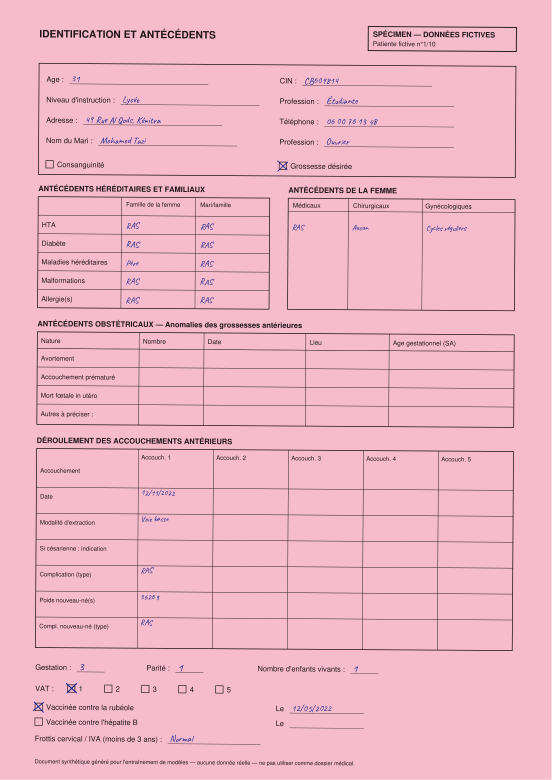
#> input picture data/samples/dossiers_specimen_10_patientes-02.png, 1654 x 2339 px (shown at 1/3 size)
$ python -i geometry.py   (imports and definitions only)   (older library calls are emulated)
#> lines starting #> are read from the running program, lines starting #| are printed output that depends on the picture; after the words box and inside, x2 and y2 are one past the last pixel; in counts of white or black regions, pixels touching at a corner belong together
"""
Géométrie : qualité d'image, type de page, recalage sur le gabarit, recadrage.

Toutes les coordonnées de gabarit sont en pixels dans le repère 1654 × 2339
(celui des PNG fournis). Une photo est d'abord ramenée dans ce repère par une
homographie (contour de la page) puis affinée par les lignes du formulaire.
"""
from __future__ import annotations

import difflib
import re
from dataclasses import dataclass, field

import cv2
import numpy as np

from .schema import PAGE_TYPES, load_templates

TPL_W, TPL_H = 1654, 2339


# --------------------------------------------------------------------------- #
# Qualité d'image (contrôle avant acceptation de la capture, bonus du défi)
# --------------------------------------------------------------------------- #
@dataclass
class Quality:
    ok: bool
    blur: float          # variance du laplacien (plus haut = plus net)
    brightness: float    # 0..255
    width: int
    height: int
    reasons: list[str] = field(default_factory=list)


# [17 lines left out: function assess_quality, not called in this run]


# --------------------------------------------------------------------------- #
# Recalage
# --------------------------------------------------------------------------- #
@dataclass
class Registration:
    image: np.ndarray            # image recalée 1654 × 2339 (BGR)
    H: np.ndarray                # homographie original -> gabarit
    method: str
    score: float                 # 0..1 (accord des lignes avec le gabarit)
    template: str = ""           # nom du gabarit retenu (type de page, ou variant du vrai carnet)
    tpl: dict | None = None      # le gabarit lui-même (lines, fields, checkboxes)

    # [7 lines left out: function to_original, not called in this run]


def _page_mask(img: np.ndarray) -> np.ndarray:
    """Masque de la page (claire) sur fond sombre.

    Seuil = entre le niveau du fond (bande de bordure de l'image) et celui de la
    page (zone centrale), ce qui tient même quand la page est très sombre ; Otsu
    en secours quand la bordure n'est pas du fond.
    """
    hsv = cv2.cvtColor(img, cv2.COLOR_BGR2HSV)
    v = cv2.GaussianBlur(hsv[..., 2], (0, 0), 3)
    h, w = v.shape
    b = max(4, int(0.03 * min(h, w)))
    border = np.concatenate([v[:b].ravel(), v[-b:].ravel(), v[:, :b].ravel(), v[:, -b:].ravel()])
    center = v[int(0.3 * h): int(0.7 * h), int(0.3 * w): int(0.7 * w)]
    bg_med, pg_med = float(np.median(border)), float(np.median(center))
    if pg_med > bg_med + 30:
        t = bg_med + 0.45 * (pg_med - bg_med)
        _, m = cv2.threshold(v, t, 255, cv2.THRESH_BINARY)
    else:
        _, m = cv2.threshold(v, 0, 255, cv2.THRESH_BINARY + cv2.THRESH_OTSU)
    k = max(9, int(min(h, w) * 0.02)) | 1
    m = cv2.morphologyEx(m, cv2.MORPH_CLOSE, np.ones((k, k), np.uint8))
    m = cv2.morphologyEx(m, cv2.MORPH_OPEN, np.ones((k, k), np.uint8))
    return m


def _page_quad(img: np.ndarray):
    """Quadrilatère de la page : 4 coins extrêmes de la plus grande composante claire."""
    mask = _page_mask(img)
    cnts, _ = cv2.findContours(mask, cv2.RETR_EXTERNAL, cv2.CHAIN_APPROX_SIMPLE)
    if not cnts:
        return None
    c = max(cnts, key=cv2.contourArea)
    area = cv2.contourArea(c)
    if area < 0.2 * img.shape[0] * img.shape[1]:
        return None
    hull = cv2.convexHull(c).reshape(-1, 2).astype(np.float32)
    s = hull.sum(1)
    d = hull[:, 0] - hull[:, 1]
    tl, br = hull[np.argmin(s)], hull[np.argmax(s)]
    tr, bl = hull[np.argmax(d)], hull[np.argmin(d)]
    quad = np.float32([tl, tr, br, bl])
    # cohérence : un vrai quadrilatère de page a des côtés opposés de longueurs voisines
    w1, w2 = np.linalg.norm(tr - tl), np.linalg.norm(br - bl)
    h1, h2 = np.linalg.norm(bl - tl), np.linalg.norm(br - tr)
    if min(w1, w2) / max(w1, w2) < 0.6 or min(h1, h2) / max(h1, h2) < 0.6:
        return None
    return quad, area / (img.shape[0] * img.shape[1])


# [37 lines left out: functions _line_profile, _best_affine_1d, not called in this run]


def warp_to_page(img: np.ndarray, level: bool = False) -> tuple[np.ndarray, np.ndarray, str]:
    """Étape 1, indépendante du type de page : ramène la page dans le cadre 1654 × 2339.

    `level=True` met en plus la page d'aplomb sur ses traits longs (vrai carnet : le
    contour de la page est souvent approximatif, reliure ou page courbée). Dans le
    pipeline, cette rotation est plutôt proposée par `register`, qui ne la garde que si
    l'accord avec le gabarit s'améliore.
    """
    h, w = img.shape[:2]
    quad = _page_quad(img)
    full_frame = abs(w / h - TPL_W / TPL_H) < 0.03
    if quad is not None and (quad[1] < 0.93 or not full_frame):
        src = quad[0]
        dst = np.float32([[0, 0], [TPL_W, 0], [TPL_W, TPL_H], [0, TPL_H]])
        H = cv2.getPerspectiveTransform(src, dst).astype(np.float64)
        method = "page_quad"
    else:
        H = np.array([[TPL_W / w, 0, 0], [0, TPL_H / h, 0], [0, 0, 1]], dtype=np.float64)
        method = "scale"
    warped = cv2.warpPerspective(img, H, (TPL_W, TPL_H), flags=cv2.INTER_LINEAR, borderValue=(245, 190, 205))
    if level:
        warped2, H2, ang = level_page(img, warped, H)
        if ang:
            warped, H, method = warped2, H2, method + "+level"
    return warped, H, method


# [192 lines left out: functions level_page, skew_angle, _profile_peaks, line_signature_scores, _line_hit_axes, _line_hit and 2 more, not called in this run]


# --------------------------------------------------------------------------- #
# Type de page
# --------------------------------------------------------------------------- #
_TITLE_PATTERNS = {
    "COUVERTURE": ["FICHE", "SURVEILLANCE", "GROSSESSE"],
    "IDENTIFICATION_ANTECEDENTS": ["IDENTIFICATION", "ANTECEDENTS"],
    "GROSSESSE_ACTUELLE": ["GROSSESSE", "ACTUELLE", "DDR"],
    "ACCOUCHEMENT": ["DEROULEMENT", "ACCOUCHEMENT", "LIEU"],
    "PP_PRECOCE_MERE": ["POST-PARTUM", "PRECOCE", "MERE"],
    "PP_PRECOCE_NOUVEAU_NE": ["POST-PARTUM", "PRECOCE", "NOUVEAU-NE"],
    "PP_TARDIF_MERE": ["POST-PARTUM", "TARDIF", "MERE"],
    "PP_TARDIF_NOUVEAU_NE": ["POST-PARTUM", "TARDIF", "NOUVEAU-NE"],
}
# mots qui départagent des pages jumelles : s'ils sont lus, ils doivent l'emporter
_EXCLUSIVE = {("PRECOCE", "TARDIF"), ("MERE", "NOUVEAU-NE"), ("GROSSESSE", "ACCOUCHEMENT")}
_PAIRS = {("PP_PRECOCE_MERE", "PP_TARDIF_MERE"), ("PP_PRECOCE_NOUVEAU_NE", "PP_TARDIF_NOUVEAU_NE")}


# [5 lines left out: function _fold, not called in this run]


def tesseract_config(extra: str = "") -> tuple[str, str]:
    """(lang, config) : modèle français embarqué dans data/tessdata si tesseract ne l'a pas."""
    from .schema import DATA
    local = DATA / "tessdata"
    cfg = extra
    lang = "fra"
    try:
        import pytesseract
        langs = pytesseract.get_languages(config="")
    except Exception:
        langs = []
    if "fra" not in langs:
        if (local / "fra.traineddata").exists():
            cfg = f'--tessdata-dir "{local}" ' + extra
        else:
            lang = "eng"
    return lang, cfg.strip()


def _ocr_title(warped: np.ndarray) -> str:
    try:
        import pytesseract
    except Exception:
        return ""
    top = warped[: int(TPL_H * 0.26)]
    g = cv2.cvtColor(top, cv2.COLOR_BGR2GRAY)
    g = cv2.createCLAHE(clipLimit=2.0, tileGridSize=(8, 8)).apply(g)
    g = cv2.resize(g, None, fx=1.3, fy=1.3, interpolation=cv2.INTER_CUBIC)
    lang, cfg = tesseract_config("--psm 6")
    try:
        return pytesseract.image_to_string(g, lang=lang, config=cfg)
    except Exception:
        try:
            return pytesseract.image_to_string(g, lang="eng", config="--psm 6")
        except Exception:
            return ""


# [24 lines left out: function _title_scores, not called in this run]


def detect_page_type(img: np.ndarray, warped: np.ndarray | None = None, ocr_text: str | None = None) -> tuple[str | None, float]:
    """Type de page = OCR du titre (page redressée) puis signature des lignes du formulaire.

    Retourne (type, score) ; score < 0.6 signifie « à confirmer par la sage-femme »
    (notamment précoce / tardif, dont la mise en page est identique).
    """
    if warped is None:
        warped, _, _ = warp_to_page(img)
    if ocr_text is None:
        ocr_text = _ocr_title(warped)
    ts = _title_scores(ocr_text)
    best_ocr = max(ts, key=ts.get)
    if ts[best_ocr] >= 0.6:
        return best_ocr, round(ts[best_ocr], 2)
    ls = line_signature_scores(warped)
    ranked = sorted(ls.items(), key=lambda kv: -kv[1])
    (p1, s1), (p2, s2) = ranked[0], ranked[1]
    t = _fold(ocr_text)
    if (p1, p2) in _PAIRS or (p2, p1) in _PAIRS:
        # même mise en page : départager par un mot du titre, sinon demander
        if "TARDIF" in t or "40" in t or "50" in t:
            pick = p1 if "TARDIF" in p1 else p2
            return pick, 0.7
        if "PRECOCE" in t or "7EME" in t or "8EME" in t:
            pick = p1 if "PRECOCE" in p1 else p2
            return pick, 0.7
        return p1, 0.5
    if s1 > 0.45 and (s1 - s2) > 0.12:
        return p1, round(min(0.9, 0.6 + (s1 - s2)), 2)
    combined = {pt: ts[pt] + 0.8 * max(0.0, ls[pt]) for pt in ts}
    best = max(combined, key=combined.get)
    if combined[best] >= 0.45:
        return best, round(min(0.6, combined[best]), 2)
    return None, round(combined[best], 2)


# --------------------------------------------------------------------------- #
# Recadrage et encre
# --------------------------------------------------------------------------- #
# [4 lines left out: function crop, not called in this run]


def page_background(img: np.ndarray) -> np.ndarray:
    """Couleur de fond de la page (médiane d'un sous-échantillon)."""
    return np.median(img[::16, ::16].reshape(-1, 3), axis=0)


# [27 lines left out: function ink_mask, not called in this run]


def ink_ratio(img: np.ndarray, bbox, shrink: int = 4) -> float:
    m = ink_mask(img, bbox, shrink)
    return float(m.mean()) if m is not None else 0.0


def ink_count(img: np.ndarray, bbox, shrink: int = 4) -> int:
    m = ink_mask(img, bbox, shrink)
    return int(m.sum()) if m is not None else 0


# [84 lines left out: functions has_ink, looks_like_dash, checkbox_checked, not called in this run]

>>> import cv2
>>> picture = cv2.imread('../../data/samples/dossiers_specimen_10_patientes-02.png')
#> picture is the input picture: shape (2339, 1654, 3); mean B, G, R 197.8, 182, 239.1
>>> result = detect_page_type(picture)
#> in _page_mask, `v = cv2.GaussianBlur(hsv[..., 2], (0, 0), 3)`:
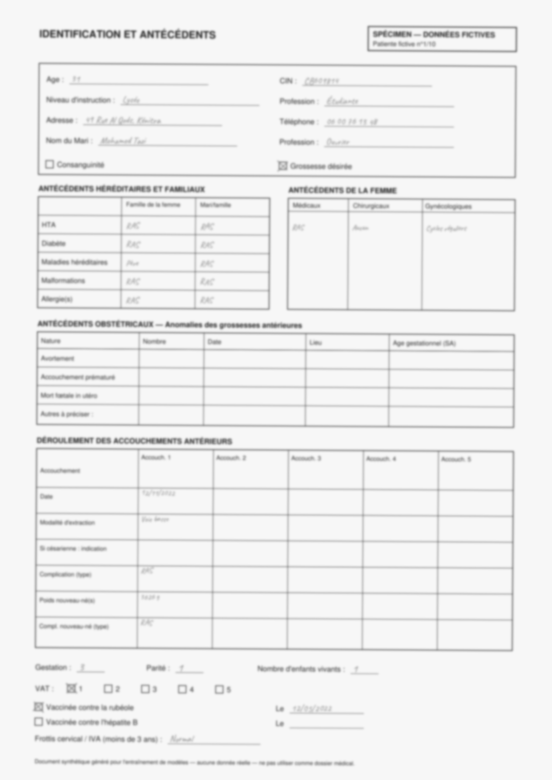
#> v: shape (2339, 1654) (shown at 1/3 size); min 86, max 248, mean 239.3
#> in _page_mask, `center = v[int(0.3 * h): int(0.7 * h), int(0.3 * w): int(0.7 * w)]`:
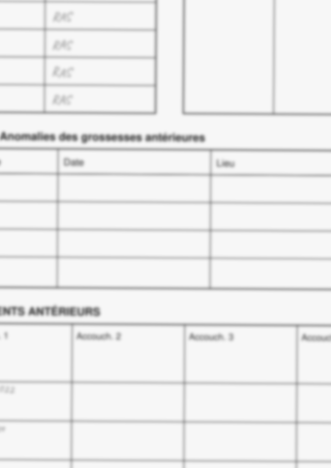
#> center: shape (936, 661) (shown at 1/2 size); min 113, max 247, mean 238.7
#> in _page_mask, `bg_med, pg_med = float(np.median(border)), float(np.median(center))`: bg_med = 247
#> in _page_mask, `_, m = cv2.threshold(v, 0, 255, cv2.THRESH_BINARY + cv2.THRESH_OTSU)`:
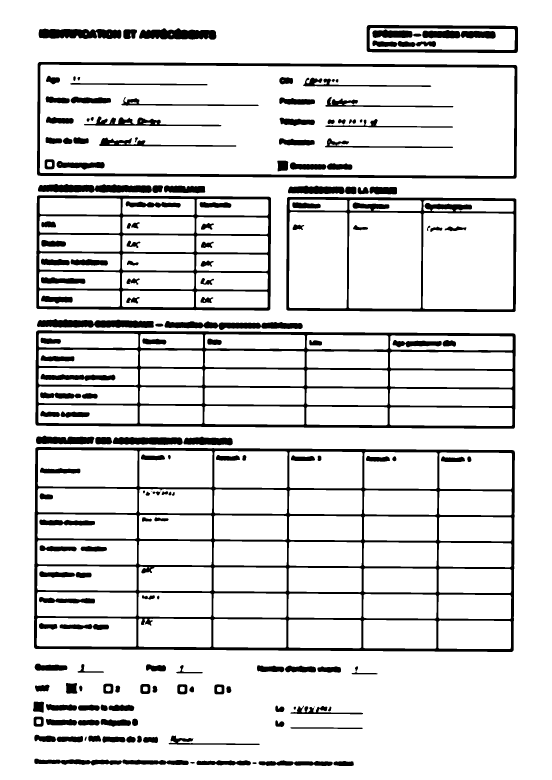
#> m: shape (2339, 1654) (shown at 1/3 size); 87.4% white; 189 black regions (2 under 20 px), largest, box (x1, y1, x2, y2) and area: (102, 1341, 1545, 1956) 101100, (106, 991, 1547, 1286) 68284, (109, 586, 813, 932) 40574
#> in _page_quad, `cnts, _ = cv2.findContours(mask, cv2.RETR_EXTERNAL, cv2.CHAIN_APPROX_S..`: cnts = [[[0, 0], [0, 2338], [1653, 2338], [1653, 0]]]
#> in _page_quad, `c = max(cnts, key=cv2.contourArea)`: c = [[0, 0], [0, 2338], [1653, 2338], [1653, 0]]
#> in _page_quad, `area = cv2.contourArea(c)`: area = 3864714
#> in _page_quad, `hull = cv2.convexHull(c).reshape(-1, 2).astype(np.float32)`: hull = [[1653, 0], [1653, 2338], [0, 2338], [0, 0]]
#> in _page_quad, `s = hull.sum(1)`: s = [1653, 3991, 2338, 0]
#> in _page_quad, `d = hull[:, 0] - hull[:, 1]`: d = [1653, -685, -2338, 0]
#> in _page_quad, `tl, br = hull[np.argmin(s)], hull[np.argmax(s)]`: tl = [0, 0]; br = [1653, 2338]
#> in _page_quad, `tr, bl = hull[np.argmax(d)], hull[np.argmin(d)]`: tr = [1653, 0]; bl = [0, 2338]
#> in _page_quad, `quad = np.float32([tl, tr, br, bl])`: quad = [[0, 0], [1653, 0], [1653, 2338], [0, 2338]]
#> in _page_quad, `w1, w2 = np.linalg.norm(tr - tl), np.linalg.norm(br - bl)`: w1 = 1653
#> in _page_quad, `h1, h2 = np.linalg.norm(bl - tl), np.linalg.norm(br - tr)`: h1 = 2338
#> in warp_to_page, `quad = _page_quad(img)`: quad = ([[0, 0], [1653, 0], [1653, 2338], [0, 2338]], 0.999)
#> in _ocr_title, `top = warped[: int(TPL_H * 0.26)]`:
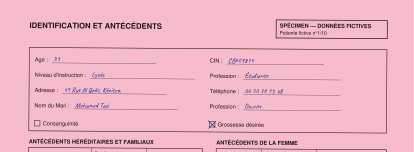
#> top: shape (608, 1654, 3) (shown at 1/4 size); mean B, G, R 196.9, 181, 237.8
#> in _ocr_title, `g = cv2.cvtColor(top, cv2.COLOR_BGR2GRAY)`:
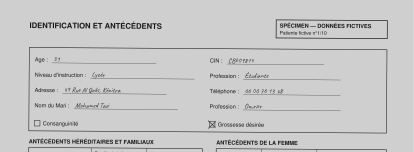
#> g: shape (608, 1654) (shown at 1/4 size); min 24, max 229, mean 199.4
#> in _ocr_title, `g = cv2.resize(g, None, fx=1.3, fy=1.3, interpolation=cv2.INTER_CUBIC)`:
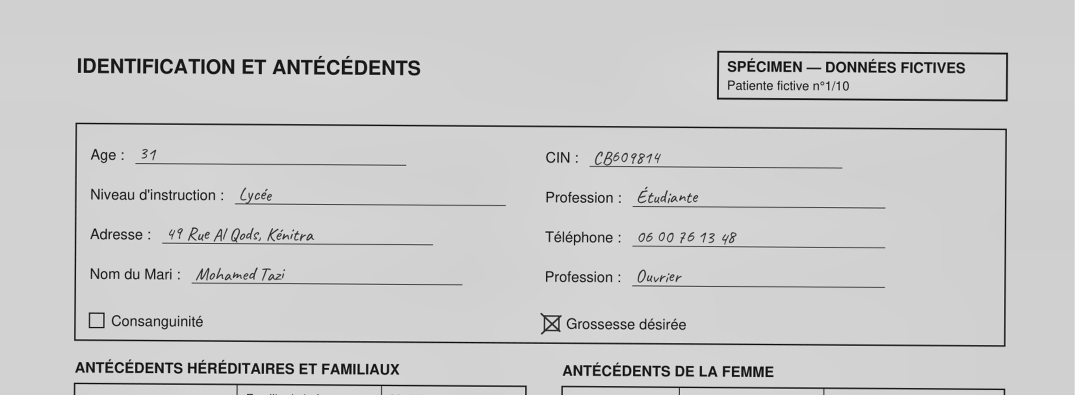
#> g: shape (790, 2150) (shown at 1/2 size); min 0, max 251, mean 202.2
#> (the run stopped early here; a loop or call above may not have finished)

$ run again, on data/samples/dossiers_specimen_10_patientes-04.png
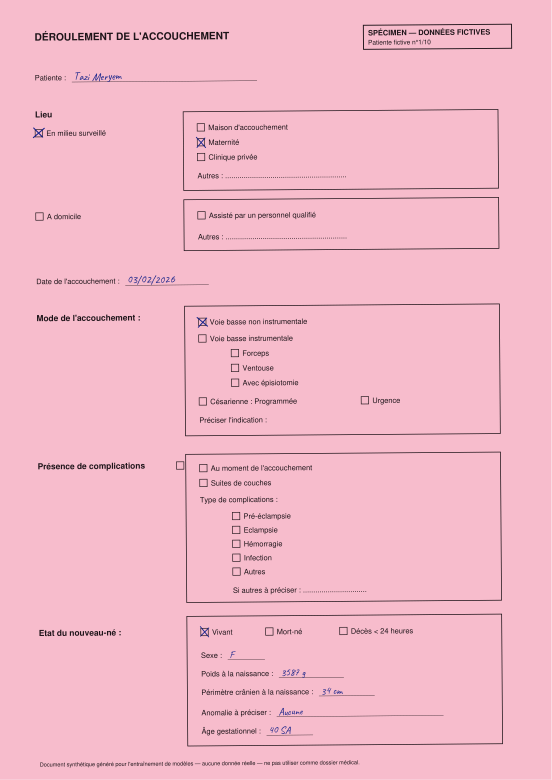
#> input picture data/samples/dossiers_specimen_10_patientes-04.png, 1654 x 2339 px (shown at 1/3 size)
#> picture is the input picture: shape (2339, 1654, 3); mean B, G, R 200.1, 184.2, 242.1
#> hsv: shape (2339, 1654, 3); mean H, S, V 171.8, 61.5, 242.2
#> bg_med = 247
#> in _page_mask, `_, m = cv2.threshold(v, 0, 255, cv2.THRESH_BINARY + cv2.THRESH_OTSU)`:
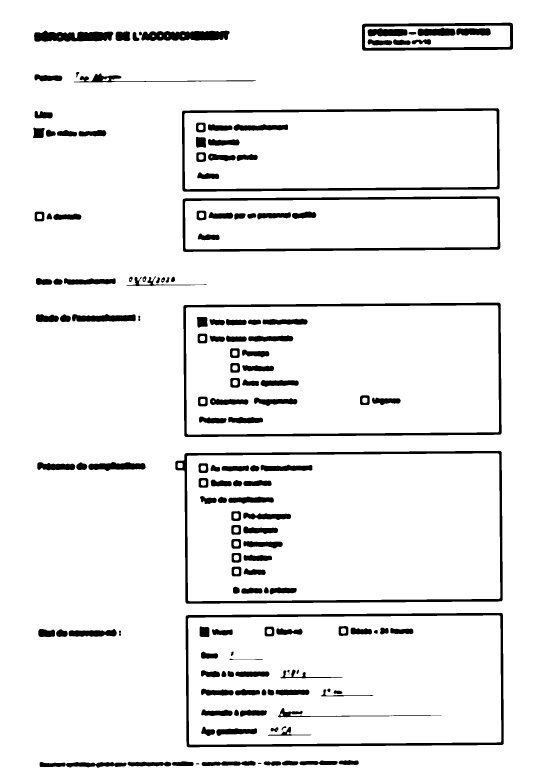
#> m: shape (2339, 1654) (shown at 1/3 size); 93.3% white; 163 black regions (1 under 20 px), largest, box (x1, y1, x2, y2) and area: (526, 1352, 1508, 1811) 21243, (557, 1839, 1511, 2242) 19944, (550, 908, 1505, 1311) 19849
#> cnts = [[[0, 0], [0, 2338], [1653, 2338], [1653, 0]]]
#> c = [[0, 0], [0, 2338], [1653, 2338], [1653, 0]]
#> area = 3864714
#> hull = [[1653, 0], [1653, 2338], [0, 2338], [0, 0]]
#> s = [1653, 3991, 2338, 0]
#> d = [1653, -685, -2338, 0]
#> tl = [0, 0]; br = [1653, 2338]
#> tr = [1653, 0]; bl = [0, 2338]
#> in _page_quad, `quad = np.float32([tl, tr, br, bl])`: quad = [[0, 0], [1653, 0], [1653, 2338], [0, 2338]]
#> w1 = 1653
#> h1 = 2338
#> in warp_to_page, `quad = _page_quad(img)`: quad = ([[0, 0], [1653, 0], [1653, 2338], [0, 2338]], 0.999)
#> in _ocr_title, `g = cv2.resize(g, None, fx=1.3, fy=1.3, interpolation=cv2.INTER_CUBIC)`:
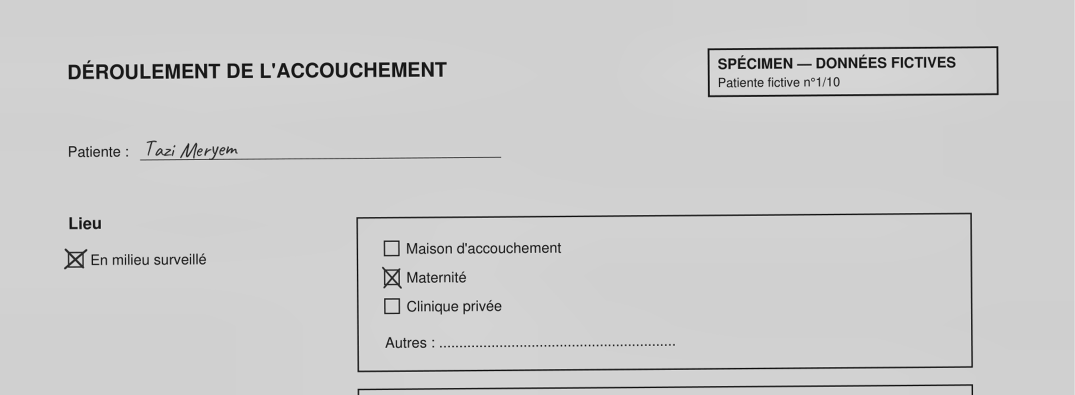
#> g: shape (790, 2150) (shown at 1/2 size); min 0, max 251, mean 204.1

$ run again, on data/samples/dossiers_specimen_10_patientes-59.png
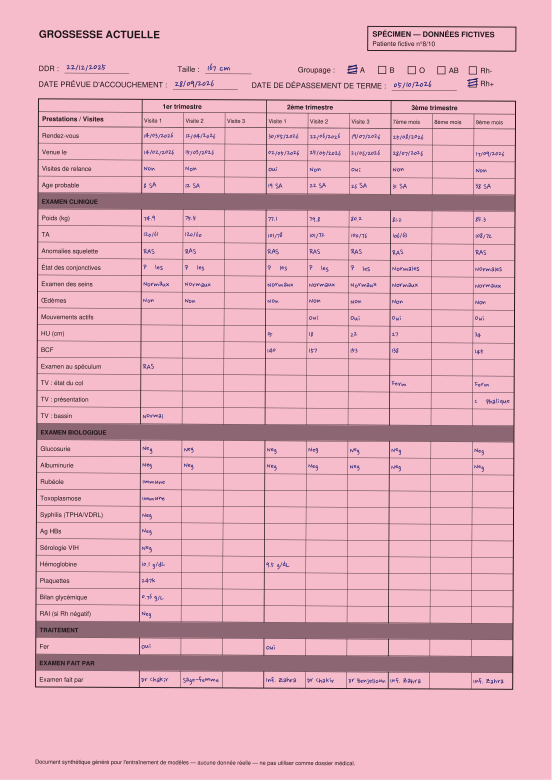
#> input picture data/samples/dossiers_specimen_10_patientes-59.png, 1654 x 2339 px (shown at 1/3 size)
#> picture is the input picture: shape (2339, 1654, 3); mean B, G, R 190.9, 175.1, 230.6
#> hsv: shape (2339, 1654, 3); mean H, S, V 171.4, 62.6, 231
#> bg_med = 247; pg_med = 246
#> in _page_mask, `m = cv2.morphologyEx(m, cv2.MORPH_CLOSE, np.ones((k, k), np.uint8))`:
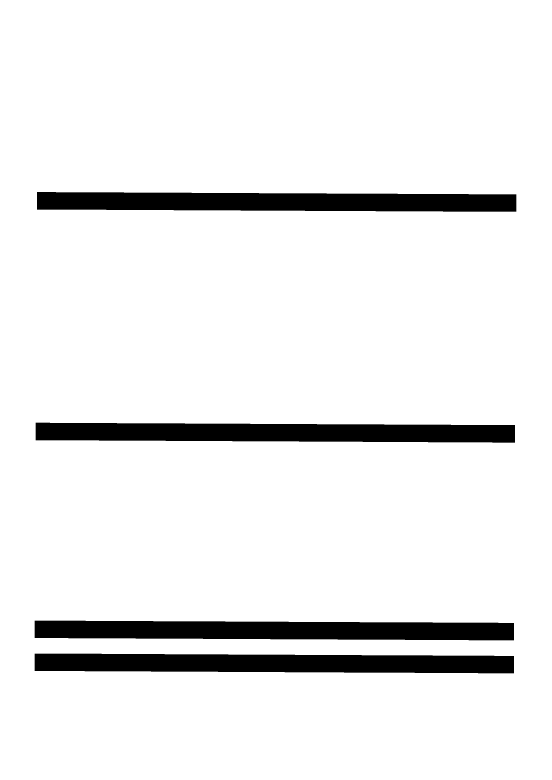
#> m: shape (2339, 1654) (shown at 1/3 size); 92.2% white; 4 black regions, box (x1, y1, x2, y2) and area: (107, 1268, 1545, 1328) 75241, (104, 1862, 1542, 1921) 75241, (111, 576, 1549, 635) 75203, (104, 1961, 1542, 2020) 75086
#> cnts = [[[0, 0], [0, 2338], [1653, 2338], [1653, 0]]]
#> c = [[0, 0], [0, 2338], [1653, 2338], [1653, 0]]
#> area = 3864714
#> hull = [[1653, 0], [1653, 2338], [0, 2338], [0, 0]]
#> s = [1653, 3991, 2338, 0]
#> d = [1653, -685, -2338, 0]
#> tl = [0, 0]; br = [1653, 2338]
#> tr = [1653, 0]; bl = [0, 2338]
#> in _page_quad, `quad = np.float32([tl, tr, br, bl])`: quad = [[0, 0], [1653, 0], [1653, 2338], [0, 2338]]
#> w1 = 1653
#> h1 = 2338
#> in warp_to_page, `quad = _page_quad(img)`: quad = ([[0, 0], [1653, 0], [1653, 2338], [0, 2338]], 0.999)
#> in _ocr_title, `g = cv2.resize(g, None, fx=1.3, fy=1.3, interpolation=cv2.INTER_CUBIC)`:
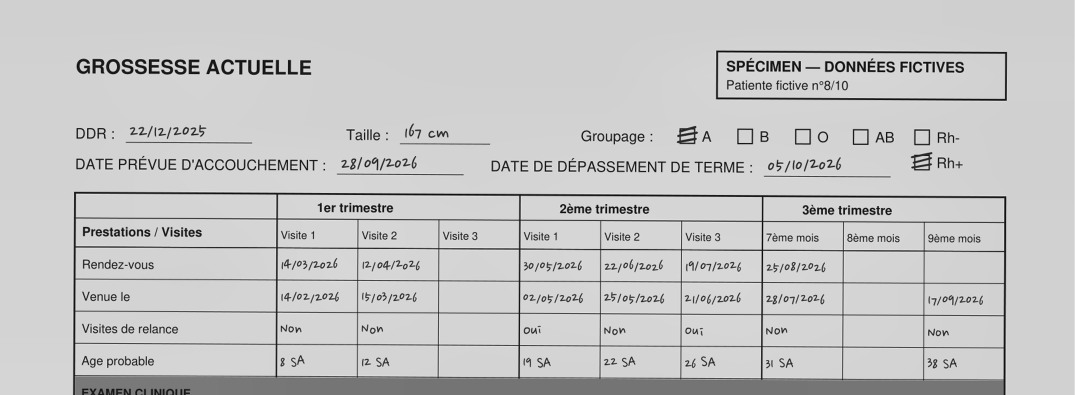
#> g: shape (790, 2150) (shown at 1/2 size); min 0, max 255, mean 197.8
